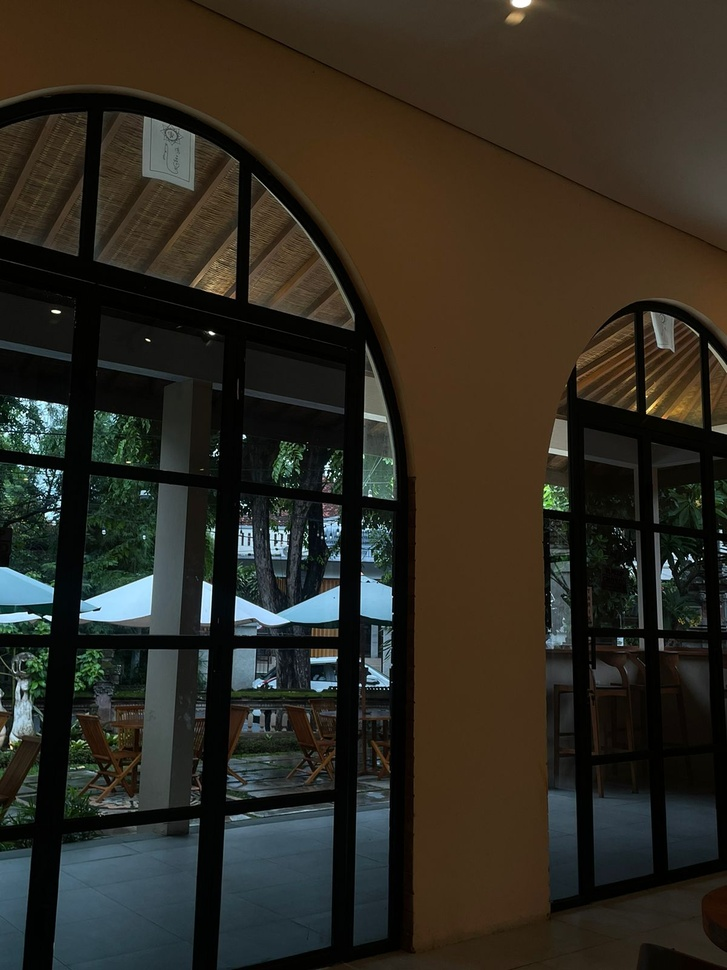
#> input picture Histogram Equalization/image.jpg, 727 x 970 px, shrunk from 1200 x 1600 before the run
$ python adaptive_gray.py
#> lines starting #> are read from the running program, lines starting #| are printed output that depends on the picture
import cv2
import matplotlib.pyplot as plt

# Membaca gambar grayscale
image = cv2.imread('image.jpg', cv2.IMREAD_GRAYSCALE)
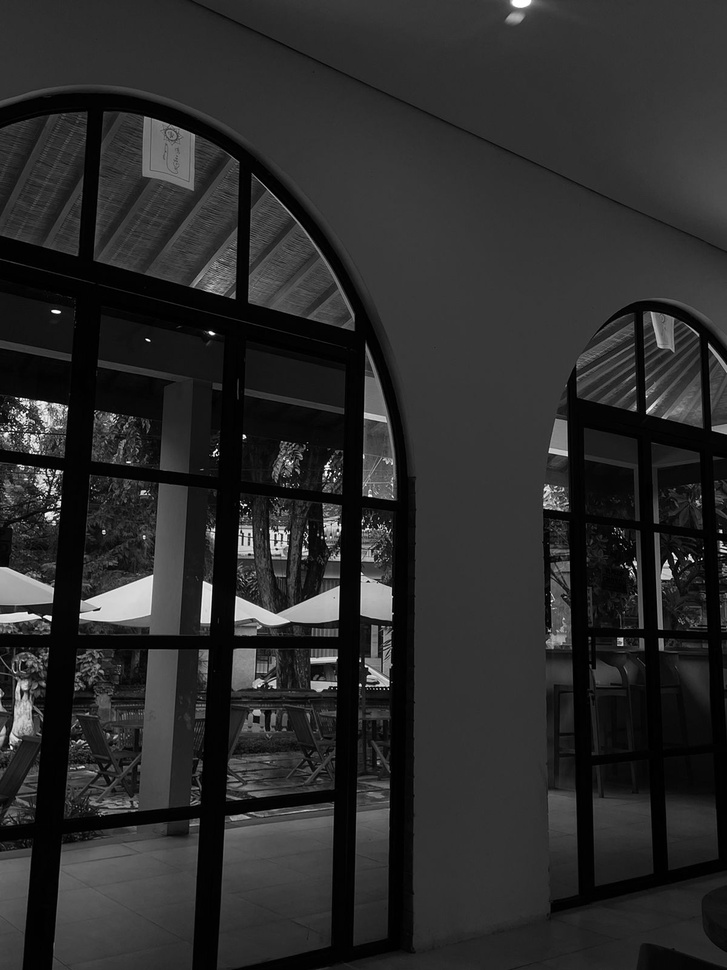
#> image: shape (970, 727); min 0, max 255, mean 42.7

# Membuat objek CLAHE dengan parameter batas kontras
clahe = cv2.createCLAHE(clipLimit=2.0, tileGridSize=(8, 8))

# Menerapkan CLAHE pada gambar
clahe_image = clahe.apply(image)
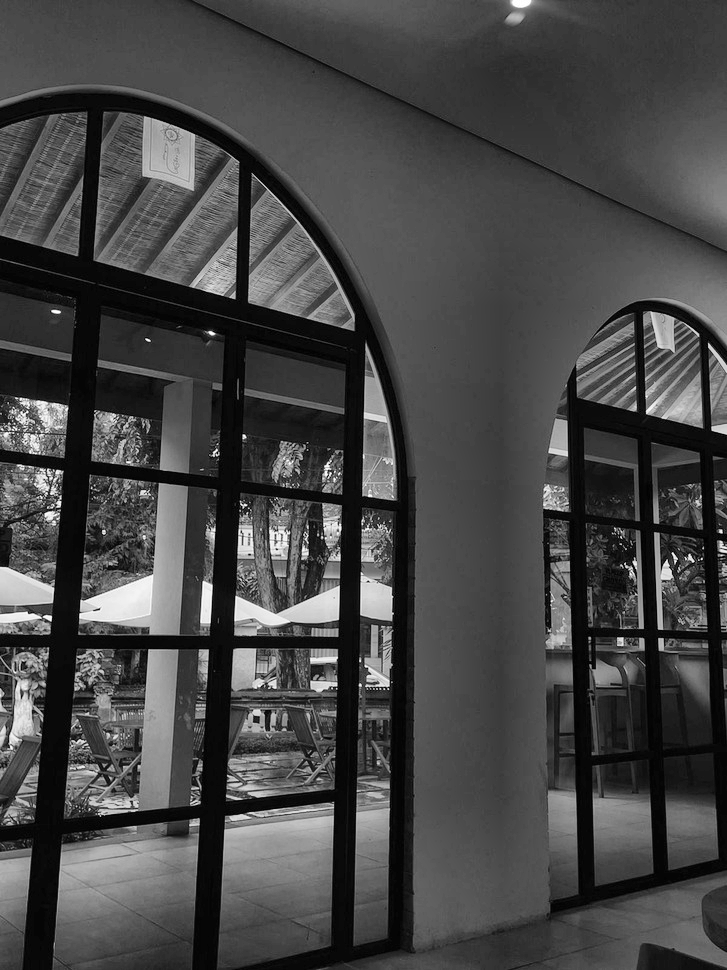
#> clahe_image: shape (970, 727); min 1, max 255, mean 70.1

# Menampilkan hasil
plt.figure(figsize=(10, 5))
plt.subplot(1, 2, 1)
plt.title("Gambar Asli")
plt.imshow(image, cmap='gray')
plt.subplot(1, 2, 2)
plt.title("Gambar Setelah CLAHE")
plt.imshow(clahe_image, cmap='gray')
plt.show()
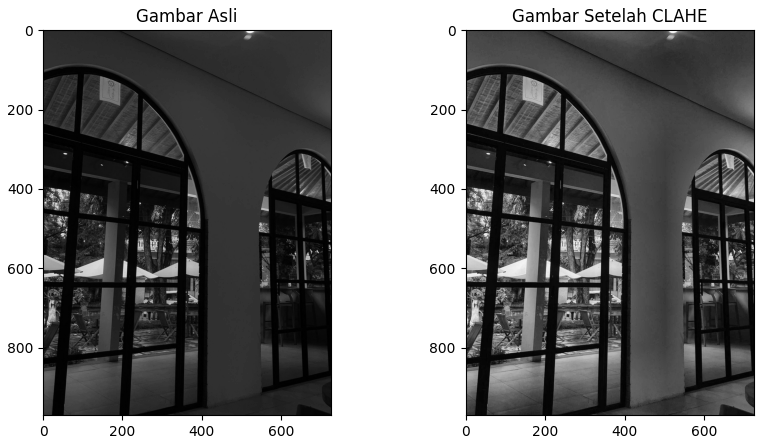
#> figure drawn by matplotlib, 2 panels

$ run again, with Histogram Equalization/hasil.jpg copied over Histogram Equalization/image.jpg
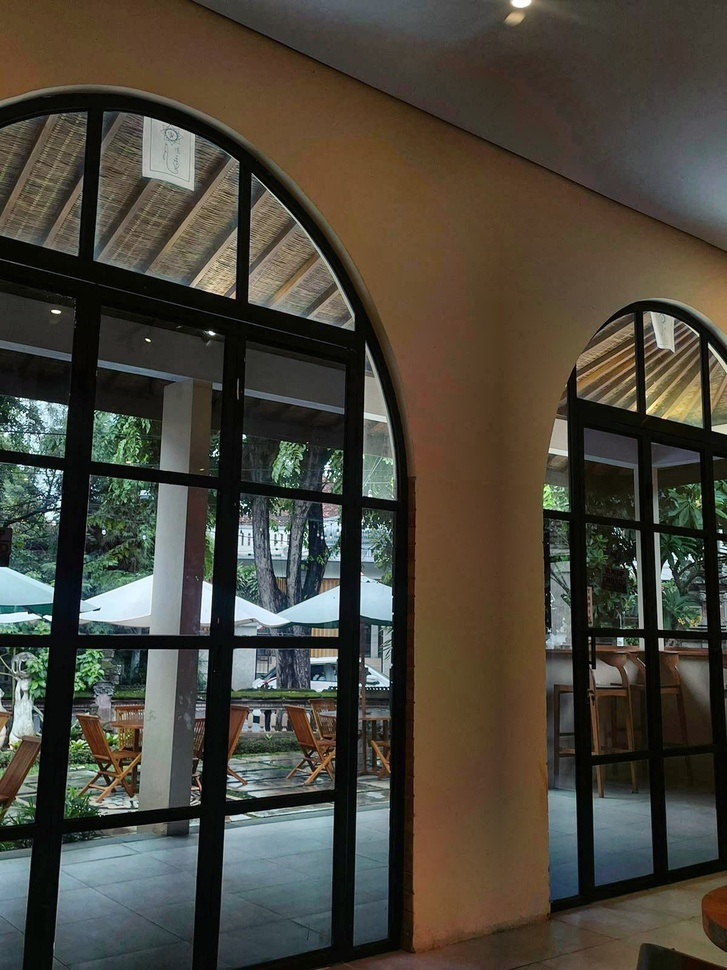
#> input picture Histogram Equalization/hasil.jpg, 727 x 970 px, shrunk from 1200 x 1600 before the run
#> `clahe_image = clahe.apply(image)`:
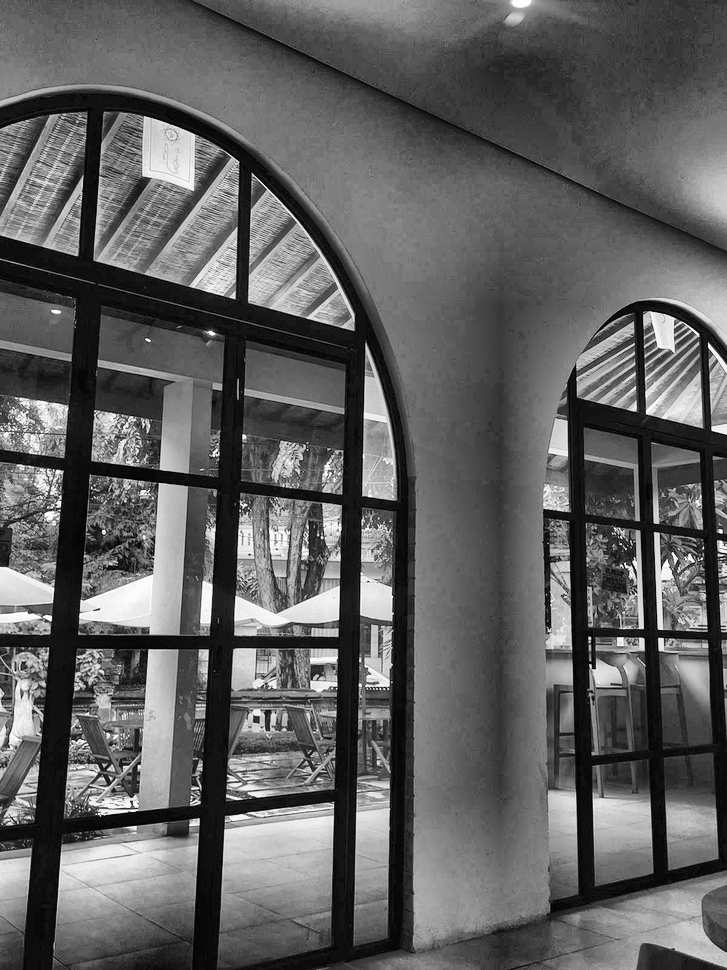
#> clahe_image: shape (970, 727); min 0, max 255, mean 96
#> `plt.show()`:
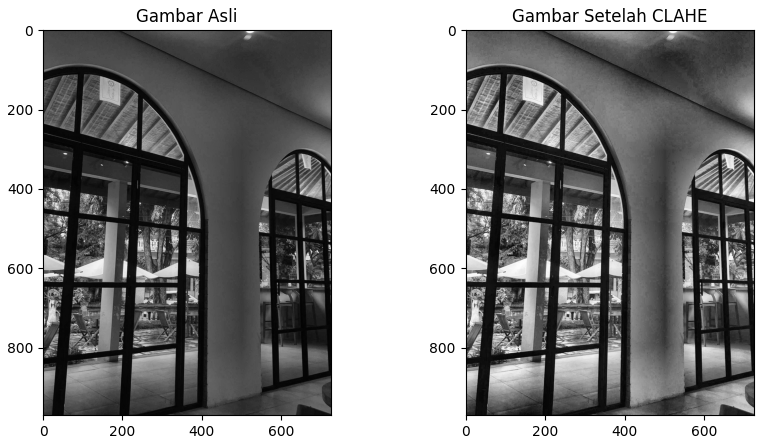
#> figure drawn by matplotlib, 2 panels
